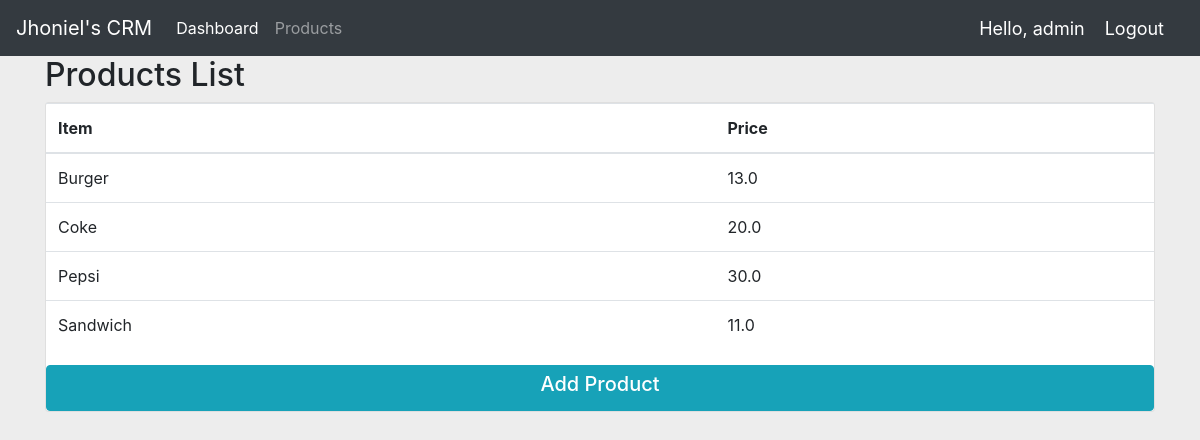
Screenshot of /products/ (signed in) with the database file from the repository.
### accounts/models.py (models this page shows, shortened)
class Product(models.Model):
    name = models.CharField(max_length=200)
    price = models.FloatField()
    created = models.DateTimeField(auto_now_add=True)

### accounts/decorators.py (the view)
    def wrapper(request, *args, **kwargs):
        if request.user.is_staff:
            return my_func(request, *args, **kwargs)
        return redirect('profile')

### accounts/views.py (called while the page is built)
@admin_required
@login_required(login_url='login')
def products(request):
    product_list = Product.objects.all()
    context = {
        'product_list': product_list
    }
    return render(request, 'accounts/products.html', context)

### accounts/templates/accounts/products.html (shortened to what this page needs)
{% extends "base.html" %}
{% block content %}
<div class="container">
    <h2>Products List</h2>
    <div class="card">
        <table class="table table-hover">
            <thead>
                <tr>
                    <th>Item</th>
                    <th>Price</th>
                </tr>
            </thead>
            <tbody>
                {% for product in product_list %}
                    <tr>
                        <td>{{ product.name }}</td>
                        <td>{{ product.price }}</td>
                    </tr>
                {% endfor %}
            </tbody>
        </table>
        <a href="{% url "create_product" %}" class="btn btn-info" role="button"><h5>Add Product</h5></a>
    </div>
</div>
{% endblock %}

### accounts/templates/navbar.html (shortened to what this page needs)
<nav class="navbar navbar-expand-lg navbar-dark bg-dark">
  <a class="navbar-brand" href="{% url "dashboard" %}">Jhoniel's CRM</a>
  <div class="collapse navbar-collapse" id="navbarNavDropdown">
    <ul class="navbar-nav">
      <li class="nav-item active">
        <a class="nav-link" href="{% url "dashboard" %}">Dashboard <span class="sr-only">(current)</span></a>
      </li>
      <li class="nav-item">
        <a class="nav-link" href="{% url "products" %}">Products</a>
      </li>
    </ul>
  </div>
  <span class="hello-msg">Hello, {{request.user}}</span>
  <span ><a  class="hello-msg" href="{% url 'logout' %}">Logout</a></span>
</nav>

### accounts/templates/base.html (style rules this page uses)
body { background: #EDEDED !important; }

### accounts/templates/navbar.html (style rules this page uses)
.hello-msg { font-size: 18px; color: #fff; margin-right: 20px; }

### rows the page displays
Product: name "Burger", price "13.0"
Product: name "Coke", price "20.0"
Product: name "Pepsi", price "30.0"
Product: name "Sandwich", price "11.0"

### other values shown
{{ request.user }} "admin"
